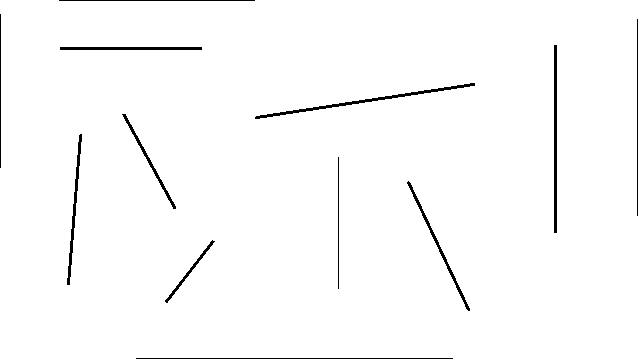
//> input picture HoughTransform/HoughTransform/Cary.png, 640 x 359 px
$ ./main Cary.png   (built with g++ and OpenCV 4)
//> lines starting //> are read from the running program, lines starting //| are printed output that depends on the picture; after the words box and inside, x2 and y2 are one past the last pixel; in counts of white or black regions, pixels touching at a corner belong together
### HoughTransform/HoughTransform/Hou.h
#ifndef HOU_H_
#define HOU_H_

#include <vector>

//opencv
#include "opencv2/highgui/highgui.hpp"
#include "opencv2/imgproc/imgproc.hpp"
#include "opencv2/core/core.hpp"

namespace keymolen {

	class Hou {
	public:
		Hou();
		virtual ~Hou();
	public:
		int Transform(cv::Mat& img_data, int w, int h);
		std::vector< std::pair< std::pair<int, int>, std::pair<int, int> > > GetLines(int threshold, cv::Mat& img_data);
		const unsigned int* GetAccu(int *w, int *h);
		void nuluj(int* x, int* y, int* poci);
		bool okoliex(int* x, int* y, int* poci, cv::Mat& img_data);
		bool okoliey(int* x, int* y, int* poci, cv::Mat& img_data);

	private:
		unsigned int* _accu;
		int _accu_w;
		int _accu_h;
		int _img_w;
		int _img_h;
	};

}

#endif /* Hou_H_ */

### HoughTransform/HoughTransform/stdafx.h
// stdafx.h : include file for standard system include files,
// or project specific include files that are used frequently, but
// are changed infrequently
//

#pragma once

#include "targetver.h"

#include <stdio.h>
#include <tchar.h>


// TODO: reference additional headers your program requires here

### HoughTransform/HoughTransform/Hou.cpp
#include "stdafx.h"

#include "hou.h"
#include <cmath>
#include <iostream>
#include <string.h>

#define DEG2RAD 0.017453293f

namespace keymolen {

	Hou::Hou():_accu(0), _accu_w(0), _accu_h(0), _img_w(0), _img_h(0)
	{

	}

	Hou::~Hou() {
		if(_accu)
			free(_accu);
	}


	int Hou::Transform(cv::Mat& img_data, int w, int h)
	{
		_img_w = w;
		_img_h = h;

		//Create the accu
		double Hou_h = ((sqrt(2.0) * (double)(h>w?h:w)) / 2.0);
		_accu_h = Hou_h * 2.0; // -r -> +r
		_accu_w = 180;

		_accu = (unsigned int*)calloc(_accu_h * _accu_w, sizeof(unsigned int));

		double center_x = w/2;
		double center_y = h/2;

		for(int y=0;y<h;y++)
		{
			for(int x=0;x<w;x++)
			{
				if( img_data.row(y).col(x).data[0] > 250 )
				{
					for(int t=0;t<180;t++)
					{
						double r = ( ((double)x - center_x) * cos((double)t * DEG2RAD)) + (((double)y - center_y) * sin((double)t * DEG2RAD));
						_accu[ (int)(((int)(r + Hou_h) * 180.0)) + t]++;
						//img_data[ (y*w) + x] > 250
					}
				}
			}
		}

		return 0;
	}

	std::vector< std::pair< std::pair<int, int>, std::pair<int, int> > > Hou::GetLines(int threshold, cv::Mat& img_data)
	{
		std::vector< std::pair< std::pair<int, int>, std::pair<int, int> > > lines;

		if(_accu == 0)
			return lines;

		for(int r=0; r<_accu_h; r++)
		{
			for(int t=0; t<_accu_w; t++)
			{
				if((int)_accu[(r*_accu_w) + t] >= threshold)
				{
					//lokalne maximum
					int max = _accu[(r*_accu_w) + t];
					for(int ly=-4;ly<=4;ly++)
					{
						for(int lx=-4;lx<=4;lx++)
						{
							if( (ly+r>=0 && ly+r<_accu_h) && (lx+t>=0 && lx+t<_accu_w)  )
							{
								if( (int)_accu[( (r+ly)*_accu_w) + (t+lx)] > max )
								{
									max = _accu[( (r+ly)*_accu_w) + (t+lx)];
									ly = lx = 5;
								}
							}
						}
					}
					if(max > (int)_accu[(r*_accu_w) + t])
						continue;


					int x1[8] = {0, 0, 0, 0, 0, 0, 0, 0}, y1[8] = {0, 0, 0, 0, 0, 0, 0, 0},
						x2[8] = {0, 0, 0, 0, 0, 0, 0, 0}, y2[8] = {0, 0, 0, 0, 0, 0, 0, 0};


					if(t >= 45 && t <= 135)
					{
						//y = (r - x cos(t)) / sin(t)
						x1[0] = 0;
						x2[0] = _img_w - 1;

						int pocit = 0;
						while(1)
						{

							y1[pocit] = ((double)(r-(_accu_h/2)) - ((x1[pocit] - (_img_w/2) ) * cos(t * DEG2RAD))) / sin(t * DEG2RAD) + (_img_h / 2);
							if (y1[pocit] < 0)
							{
								x1[pocit]++;
							} else
							{
								if (okoliey(x1, y1, &pocit, img_data) )
								{
									pocit++;
									x1[pocit] = x1[pocit - 1];
									y1[pocit] = y1[pocit - 1];
									x1[pocit]++;
									if (pocit == 3)
									{
										if  (okoliey(x1, y1, &pocit, img_data) )
										{
											break;
										}
										else
										{
											nuluj(x1, y1, &pocit);
											pocit = 0;
										}
									}
								} else if (pocit > 0)
								{
									nuluj(x1, y1, &pocit);
									pocit = 0;
								} else
								{
									x1[pocit]++;
								}
							}
						}

						pocit = 0;
						while(1)
						{
							y2[pocit] = ((double)(r-(_accu_h/2)) - ((x2[pocit] - (_img_w/2) ) * cos(t * DEG2RAD))) / sin(t * DEG2RAD) + (_img_h / 2);
							if (y2[pocit] > img_data.rows)
							{
								x2[pocit]--;
							} else
							{
								if (okoliey(x2, y2, &pocit, img_data) )
								{
									pocit++;
									x2[pocit] = x2[pocit - 1];
									y2[pocit] = y2[pocit - 1];
									x2[pocit]--;
									if (pocit == 3)
									{
										if  (okoliey(x2, y2, &pocit, img_data) )
										{
											break;
										}
										else
										{
											nuluj(x2, y2, &pocit);
											pocit = 0;
										}
									}
								} else if (pocit > 0)
								{
									nuluj(x2, y2, &pocit);
									pocit = 0;
								} else
								{
									x2[pocit]--;
								}
							}
						}

					}
					else
					{
						//x = (r - y sin(t)) / cos(t);
						y1[0] = 0;
						y2[0] = _img_h - 1;

						int pocit = 0;
						while(1)
						{
							x1[pocit] = ((double)(r-(_accu_h/2)) - ((y1[pocit] - (_img_h/2) ) * sin(t * DEG2RAD))) / cos(t * DEG2RAD) + (_img_w / 2);
							if (x1[pocit] < 0)
							{
								y1[pocit]++;
							} else
							{
								if ((x1[pocit] > 40) || (y1[pocit] > 20))  //640 359
										{
											int l = 2;
										}
								if (okoliex(x1, y1, &pocit, img_data) )
								{
									pocit++;
									x1[pocit] = x1[pocit - 1];
									y1[pocit] = y1[pocit - 1];
									y1[pocit]++;
									if (pocit == 3)
									{
										if  (okoliex(x1, y1, &pocit, img_data) )
										{
											break;
										}
										else
										{
											nuluj(x1, y1, &pocit);
											pocit = 0;
										}
									}
								} else if (pocit > 0)
								{
									nuluj(x1, y1, &pocit);
									pocit = 0;
								} else
								{
									y1[pocit]++;
								}
							}
						}

						pocit = 0;
						while(1)
						{
							x2[pocit] = ((double)(r-(_accu_h/2)) - ((y2[pocit] - (_img_h/2) ) * sin(t * DEG2RAD))) / cos(t * DEG2RAD) + (_img_w / 2);
							if (x2[pocit] > img_data.cols)
							{
								y2[pocit]--;
							} else
							{
								if (okoliex(x2, y2, &pocit, img_data) )
								{
									pocit++;
									x2[pocit] = x2[pocit - 1];
									y2[pocit] = y2[pocit - 1];
									y2[pocit]--;
									if (pocit == 3)
									{
										if  (okoliex(x2, y2, &pocit, img_data) )
										{
											break;
										}
										else
										{
											nuluj(x2, y2, &pocit);
											pocit = 0;
										}
									}
								} else if (pocit > 0)
								{
									nuluj(x2, y2, &pocit);
									pocit = 0;
								} else
								{
									y2[pocit]--;
								}
							}
						}

					}

					lines.push_back(std::pair< std::pair<int, int>, std::pair<int, int> >(std::pair<int, int>(x1[1],y1[1]), std::pair<int, int>(x2[1],y2[1])));

				}
			}
	 }

		std::cout << "lines: " << lines.size() << " " << threshold << std::endl;
		return lines;
	}

	//========================================================================================================================================
	// [7 lines left out: function GetAccu, not called in this run]

	//========================================================================================================================================
	void Hou::nuluj(int *cix, int *ciy, int *poci)
	{
		cix[0] = cix[*poci];
		ciy[0] = ciy[*poci];
		for (int i = 1; i <= 7; i++)
		{
			cix[i] = 0;
			ciy[i] = 0;
		}
	}

	//========================================================================================================================================
	// OK ... Konecne -_-
	bool Hou::okoliex(int *cix, int *ciy, int *poci, cv::Mat& img_data)
	{
		int pocitadlo = 0;
		int	limit = 1;
		int zaciatok = -1;
		int stlpce = img_data.cols;
		for (int i = 0; i <= *poci; i++)
		{
			if (cix[i] >= (stlpce-1))
			{
				limit = -1;
			} else
			{
				limit = 1;
			}
			if (cix[i] <= 1)
			{
				zaciatok = 0;
			}else
			{
				zaciatok = -1;
			}
			for (int a = zaciatok; a <= limit; a++)
			{
				//std::cout << "M = " << std::endl << " " << img_data.row((cix[i])+a).col(ciy[i]).data[0] << std::endl << std::endl;
				if ((int)img_data.row(ciy[i]).col(cix[i]+a).data[0] >= 250)
				{
					pocitadlo++;
					i++;
					a=-1;
				}
				if (pocitadlo > *poci)
				{
					return true;
				}
			}
		}

		return false;
	}

	//========================================================================================================================================
	bool Hou::okoliey(int *cix, int *ciy, int *poci, cv::Mat& img_data)
	{
		int pocitadlo = 0;
		int	limit = 1;
		int zaciatok = -1;
		int riadky = img_data.rows;
		for (int i = 0; i <= *poci; i++)
		{
			if (ciy[i] >= (riadky-1))
			{
				limit = -1;
			} else
			{
				limit = 1;
			}
			if (ciy[i] <= 1)
			{
				zaciatok = 0;
			}else
			{
				zaciatok = -1;
			}
			for (int a = zaciatok; a <= limit; a++)
			{
				if ((int)img_data.row(ciy[i]+a).col(cix[i]).data[0] >= 250)
				{
					pocitadlo++;
					i++;
					a = -1;
				}
				if (pocitadlo > *poci)
				{
					return true;
				}
			}
		}

		return false;
	}
}

// X su stlpce
// Y su riadky

### HoughTransform/HoughTransform/main.cpp
// Haf.cpp : Defines the entry point for the console application.
//

#include "stdafx.h"

#include <string>
#include <map>
#include <iostream>

#include "opencv2/highgui/highgui.hpp"
#include "opencv2/imgproc/imgproc.hpp"
#include "opencv2/core/core.hpp"


#include "Hou.h"

std::string img_path;
int threshold = 0;

const char* CW_IMG_ORIGINAL = "Result";
const char* CW_IMG_EDGE 	= "Canny Edge Detection";
const char* CW_ACCUMULATOR  = "Accumulator";

void doTransform(std::string, int threshold);


void usage(char * s)
{

	fprintf( stderr, "\n");
    fprintf( stderr, "%s -s <source file> [-t <threshold>] - hough transform. build: %s-%s \n", s, __DATE__, __TIME__);
	fprintf( stderr, "   s: path image file\n");
	fprintf( stderr, "   t: hough threshold\n");
	fprintf( stderr, "\nexample: ./hough -s ./img/hangover-0232.jpg -t 80\n");
	fprintf( stderr, "\n");
}

int main(int argc, char** argv) {

	img_path = "Cary.png";

	if(img_path.empty())
	{
		usage(argv[0]);
		return -1;
	}

    cv::namedWindow(CW_IMG_ORIGINAL, cv::WINDOW_AUTOSIZE);
    cv::namedWindow(CW_IMG_EDGE, 	 cv::WINDOW_AUTOSIZE);

    cvMoveWindow(CW_IMG_ORIGINAL, 10, 10);
    cvMoveWindow(CW_IMG_EDGE, 680, 10);

    doTransform(img_path, threshold);

	return 0;
}


void doTransform(std::string file_path, int threshold)
{
//> called with file_path = "Cary.png", threshold = 0
	cv::Mat img_edge;
	cv::Mat img_blur;

	cv::Mat img_ori = cv::imread( file_path, 1 );
//> img_ori is the input picture: 359 rows x 640 cols, CV_8UC3; 98.2% white; 12 black regions, largest, box (x1, y1, x2, y2) and area: (255, 83, 475, 119) 660, (554, 45, 557, 233) 564, (67, 134, 82, 285) 444
	cv::blur( img_ori, img_blur, cv::Size(5,5) );
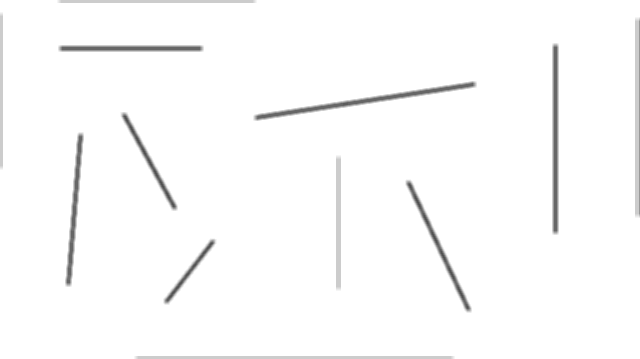
//> img_blur: 359 rows x 640 cols, CV_8UC3; min 82, max 255, mean 250.7
	cv::Canny(img_blur, img_edge, 100, 150, 3);
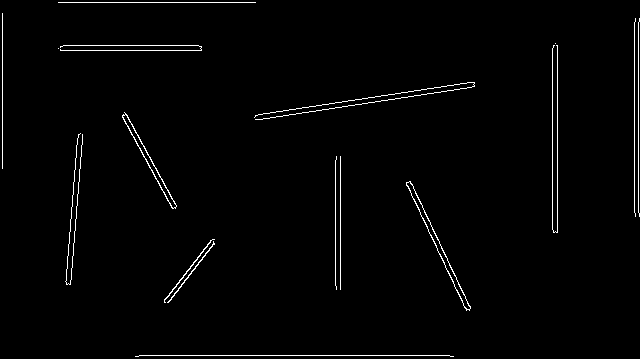
//> img_edge: 359 rows x 640 cols, CV_8UC1; 1.6% white in thin lines or dots

	int w = img_edge.cols;
//> w = 640
	int h = img_edge.rows;
//> h = 359


	keymolen::Hou Hou;
	Hou.Transform(img_edge, w, h);

	threshold = 65;

	while(1)
	{
		cv::Mat img_res = img_ori.clone();

		std::vector< std::pair< std::pair<int, int>, std::pair<int, int> > > lines = Hou.GetLines(threshold, img_edge);
//> after the loop in GetLines, `for(int r=0; r<_accu_h; r++)`: lines = 20 items
//| lines: 20 65
//> lines = 20 items

		std::vector< std::pair< std::pair<int, int>, std::pair<int, int> > >::iterator it;
		for(it=lines.begin();it!=lines.end();it++)
		{
			cv::line(img_res, cv::Point(it->first.first, it->first.second), cv::Point(it->second.first, it->second.second), cv::Scalar( 0, 0, 255), 2, 8);
			cv::circle(img_res, cv::Point(it->first.first, it->first.second), 2, cv::Scalar( 0, 0, 255), 2);
			cv::circle(img_res, cv::Point(it->second.first, it->second.second), 2, cv::Scalar( 0, 0, 255), 2);
		}
//> this loop made 20 passes
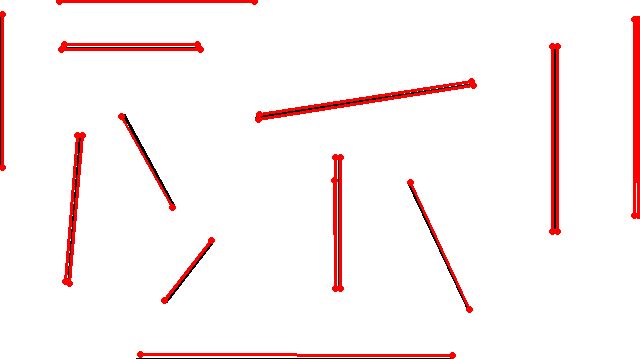
//> img_res: 359 rows x 640 cols, CV_8UC3; 4.33% of pixels changed, all inside (x1, y1, x2, y2) = (0, 0, 640, 359)


		cv::imshow(CW_IMG_ORIGINAL, img_res);
		cv::imshow(CW_IMG_EDGE, img_edge);


		char c = cv::waitKey(360000);
//> the Esc key is pressed
		if(c == '+')
			threshold += 5;
		if(c == '-')
			threshold -= 5;
		if(c == 27)
			break;
		if ( threshold <= 40)
			threshold = 40;
	}
}
